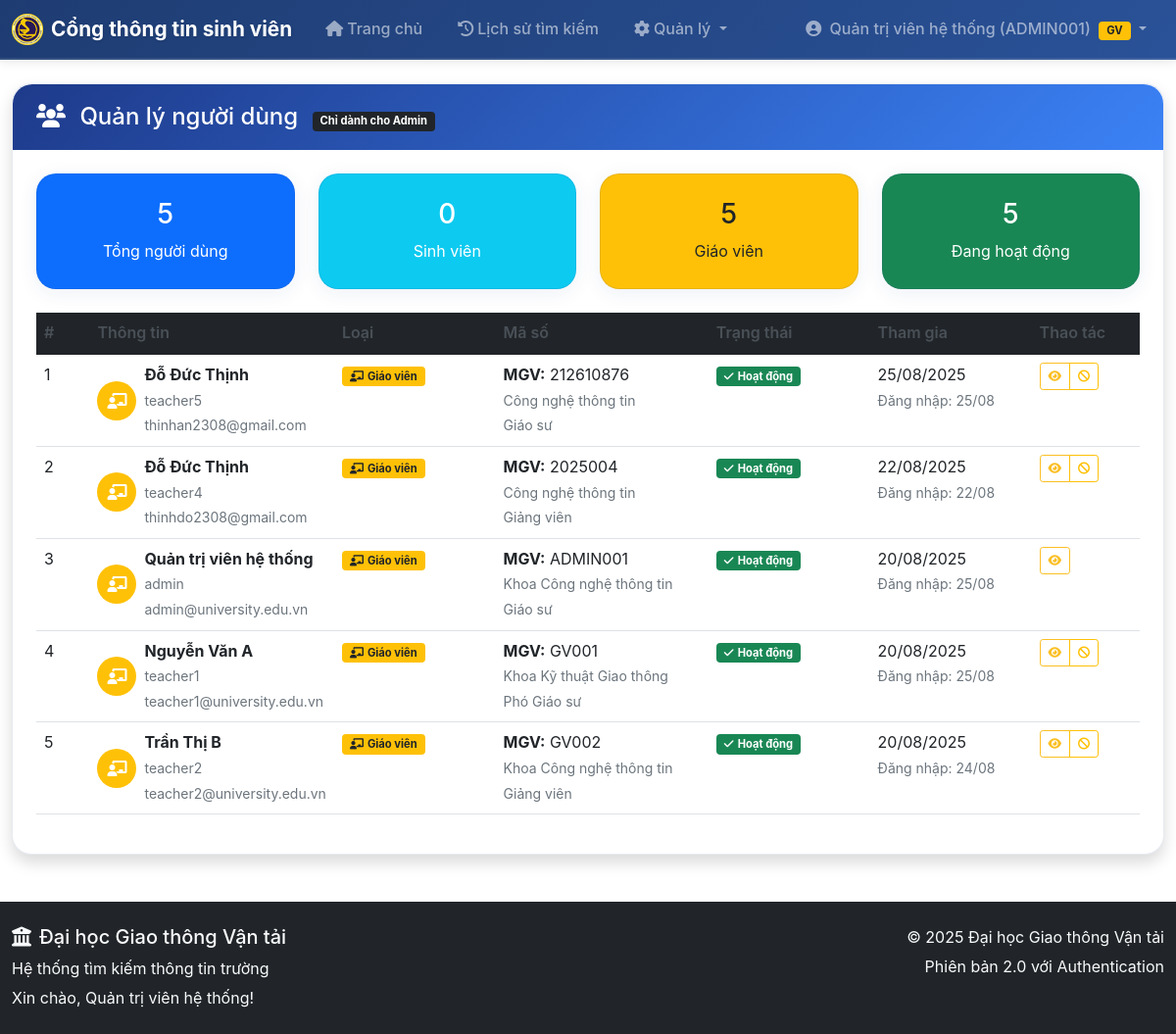
Before: /admin/users (signed in) with the older database file.
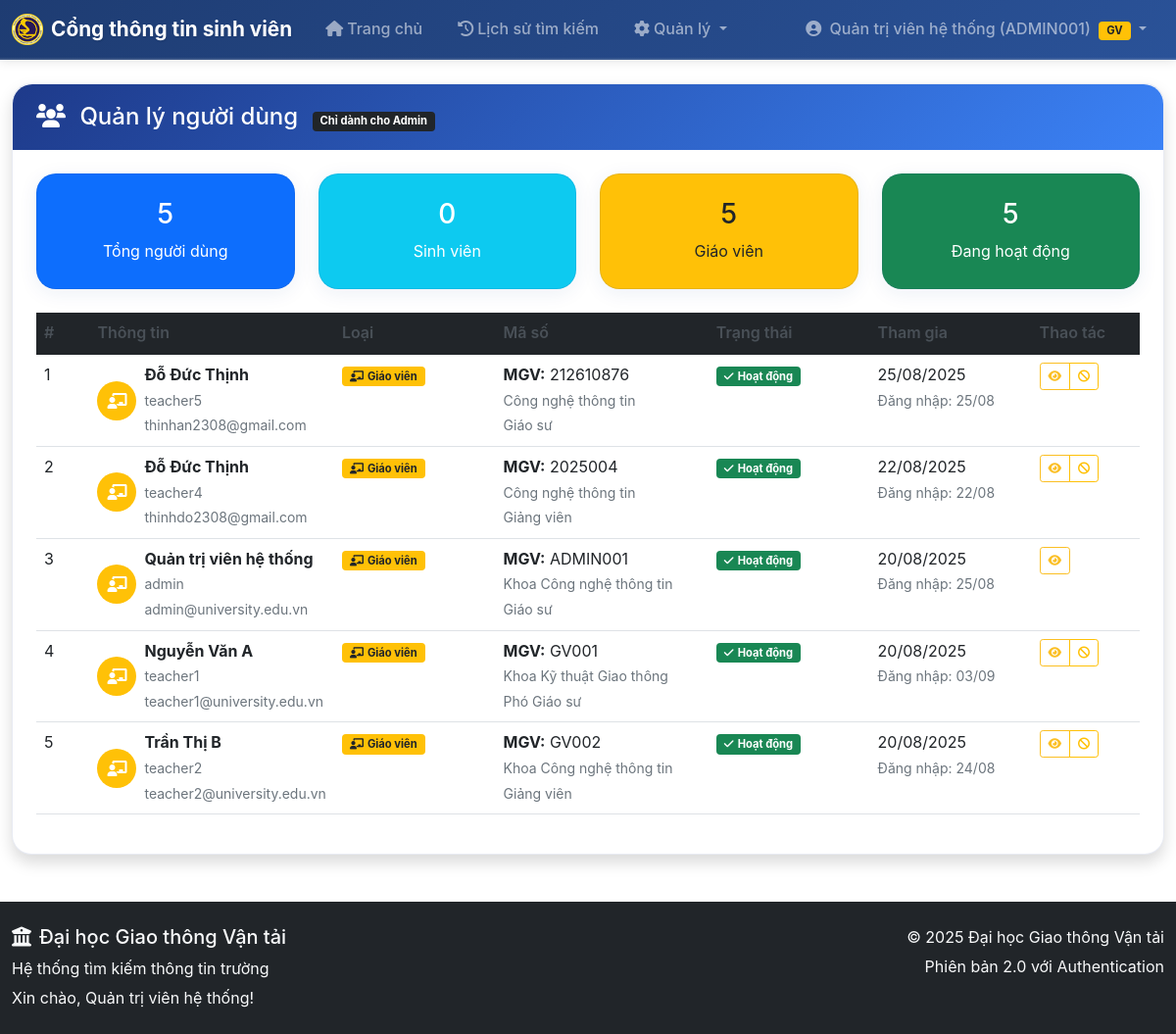
After: the same page with the newer database file.
### models.py (models this page shows, shortened)
class User(UserMixin, db.Model):
    id = db.Column(db.Integer, primary_key=True)
    username = db.Column(db.String(80), unique=True, nullable=False)
    email = db.Column(db.String(120), unique=True, nullable=False)
    password_hash = db.Column(db.String(255), nullable=False)
    full_name = db.Column(db.String(100), nullable=False)
    role = db.Column(db.String(20), nullable=False, default='teacher')
    teacher_id = db.Column(db.String(20), unique=True, nullable=True)  # Mã giáo viên
    department = db.Column(db.String(100), nullable=True)  # Khoa/Bộ môn
    position = db.Column(db.String(50), nullable=True)  # Chức vụ
    is_active = db.Column(db.Boolean, default=True, nullable=False)
    approval_status = db.Column(db.String(20), default='approved', nullable=False)  # 'pending', 'approved', 'rejected'
    created_at = db.Column(db.DateTime, default=datetime.utcnow)
    last_login = db.Column(db.DateTime, nullable=True)
    def is_teacher(self):
        return self.role == 'teacher'
    def is_admin(self):
        return self.username == 'admin' or self.role == 'admin'
    def get_display_name(self):
        if self.role == 'teacher' and self.teacher_id:
            return f"{self.full_name} ({self.teacher_id})"
        return self.full_name

### app.py (the view)
@app.route('/admin/users')
@login_required
def admin_users():
    if not current_user.is_admin():
        flash('Bạn không có quyền truy cập trang này.', 'error')
        return redirect(url_for('index'))
    page = request.args.get('page', 1, type=int)
    per_page = 20
    users = User.query.order_by(User.created_at.desc()) \
        .paginate(page=page, per_page=per_page, error_out=False)
    return render_template('admin/users.html', users=users)

### templates/admin/users.html (shortened to what this page needs)
{% extends "base.html" %}
{% block content %}
<div class="row">
    <div class="col-12">
        <div class="card shadow">
            <div class="card-header bg-warning text-dark">
                <h4 class="mb-0">
                    <i class="fas fa-users me-2"></i>
                    Quản lý người dùng
                    <span class="badge bg-dark ms-2">Chỉ dành cho Admin</span>
                </h4>
            </div>
            <div class="card-body">
                {% if users.items %}
                    <div class="row mb-4">
                        <div class="col-md-3">
                            <div class="card bg-primary text-white">
                                <div class="card-body text-center">
                                    <h3>{{ users.total }}</h3>
                                    <p class="mb-0">Tổng người dùng</p>
                                </div>
                            </div>
                        </div>
                        <div class="col-md-3">
                            <div class="card bg-info text-white">
                                <div class="card-body text-center">
                                    <h3>{{ users.items|selectattr('role', 'eq', 'student')|list|length }}</h3>
                                    <p class="mb-0">Sinh viên</p>
                                </div>
                            </div>
                        </div>
                        <div class="col-md-3">
                            <div class="card bg-warning text-dark">
                                <div class="card-body text-center">
                                    <h3>{{ users.items|selectattr('role', 'eq', 'teacher')|list|length }}</h3>
                                    <p class="mb-0">Giáo viên</p>
                                </div>
                            </div>
                        </div>
                        <div class="col-md-3">
                            <div class="card bg-success text-white">
                                <div class="card-body text-center">
                                    <h3>{{ users.items|selectattr('is_active', 'eq', true)|list|length }}</h3>
                                    <p class="mb-0">Đang hoạt động</p>
                                </div>
                            </div>
                        </div>
                    </div>
                    <div class="table-responsive">
                        <table class="table table-hover">
                            <thead class="table-dark">
                                <tr>
                                    <th width="5%">#</th>
                                    <th width="20%">Thông tin</th>
                                    <th width="15%">Loại</th>
                                    <th width="20%">Mã số</th>
                                    <th width="15%">Trạng thái</th>
                                    <th width="15%">Tham gia</th>
                                    <th width="10%">Thao tác</th>
                                </tr>
                            </thead>
                            <tbody>
                                {% for user in users.items %}
                                <tr class="{{ 'table-warning' if not user.is_active else '' }}">
                                    <td>{{ loop.index + (users.page - 1) * users.per_page }}</td>
                                    <td>
                                        <div class="d-flex align-items-center">
                                            <div class="avatar-sm bg-{{ 'warning' if user.is_teacher() else 'primary' }} text-white rounded-circle me-2 d-flex align-items-center justify-content-center">
                                                <i class="fas fa-{{ 'chalkboard-teacher' if user.is_teacher() else 'graduation-cap' }}"></i>
                                            </div>
                                            <div>
                                                <div class="fw-bold">{{ user.full_name }}</div>
                                                <small class="text-muted">{{ user.username }}</small><br>
                                                <small class="text-muted">{{ user.email }}</small>
                                            </div>
                                        </div>
                                    </td>
                                    <td>
                                        <span class="badge bg-warning text-dark">
                                            <i class="fas fa-chalkboard-teacher me-1"></i>Giáo viên
                                        </span>
                                    </td>
                                    <td>
                                        <div>
                                            <strong>MGV:</strong> {{ user.teacher_id or 'Chưa cập nhật' }}<br>
                                            <small class="text-muted">{{ user.department or 'Chưa cập nhật' }}</small><br>
                                            <small class="text-muted">
                                                {% if user.position == 'giang_vien' %}Giảng viên
                                                {% elif user.position == 'pho_giao_su' %}Phó Giáo sư
                                                {% elif user.position == 'giao_su' %}Giáo sư
                                                {% elif user.position == 'truong_khoa' %}Trưởng khoa
                                                {% elif user.position == 'pho_truong_khoa' %}Phó Trưởng khoa
                                                {% elif user.position == 'truong_bo_mon' %}Trưởng bộ môn
                                                {% else %}{{ user.position or 'Chưa cập nhật' }}{% endif %}
                                            </small>
                                        </div>
                                    </td>
                                    <td>
                                        {% if user.is_active %}
                                            <span class="badge bg-success">
                                                <i class="fas fa-check me-1"></i>Hoạt động
                                            </span>
                                        {% else %}
                                            <span class="badge bg-danger">
                                                <i class="fas fa-times me-1"></i>Vô hiệu hóa
                                            </span>
                                        {% endif %}
                                    </td>
                                    <td>
                                        <div class="text-nowrap">
                                            {{ user.created_at.strftime('%d/%m/%Y') if user.created_at else 'N/A' }}
                                        </div>
                                        {% if user.last_login %}
                                        <small class="text-muted">
                                            Đăng nhập: {{ user.last_login.strftime('%d/%m') }}
                                        </small>
                                        {% else %}
                                        <small class="text-muted">Chưa đăng nhập</small>
                                        {% endif %}
                                    </td>
                                    <td>
                                        <div class="btn-group btn-group-sm" role="group">
                                            <button type="button"
                                                    class="btn btn-outline-info btn-sm"
                                                    data-bs-toggle="modal"
                                                    data-bs-target="#userDetailModal"
                                                    data-user-id="{{ user.id }}"
                                                    title="Xem chi tiết">
                                                <i class="fas fa-eye"></i>
                                            </button>
                                            {% if user.id != current_user.id %}
                                            <button type="button"
                                                    class="btn btn-outline-{{ 'success' if not user.is_active else 'warning' }} btn-sm toggle-user-btn"
                                                    data-user-id="{{ user.id }}"
                                                    data-current-status="{{ user.is_active }}"
                                                    title="{{ 'Kích hoạt' if not user.is_active else 'Vô hiệu hóa' }}">
                                                <i class="fas fa-{{ 'check' if not user.is_active else 'ban' }}"></i>
                                            </button>
                                            {% endif %}
                                        </div>
                                    </td>
                                </tr>
                                {% endfor %}
                            </tbody>
                        </table>
                    </div>
                {% endif %}
            </div>
        </div>
    </div>
</div>
{% endblock %}

### templates/base.html (shortened to what this page needs)
<!DOCTYPE html>
<html lang="vi">
<head>
    <link href="https://cdn.jsdelivr.net/npm/bootstrap@5.1.3/dist/css/bootstrap.min.css" rel="stylesheet">
    <link rel="stylesheet" href="https://cdnjs.cloudflare.com/ajax/libs/font-awesome/6.0.0/css/all.min.css">
    <link rel="stylesheet" href="{{ url_for('static', filename='css/style.css') }}">
</head>
<body>
    <nav class="navbar navbar-expand-lg navbar-dark" style="background: linear-gradient(135deg, #1e3c72 0%, #2a5298 100%);">
        <div class="container">
            <a class="navbar-brand fw-bold d-flex align-items-center" href="{{ url_for('index') }}">
                <img src="{{ url_for('static', filename='img/logo.png') }}" alt="Logo" width="32" height="32" class="me-2">
                Cổng thông tin sinh viên
            </a>
            <div class="collapse navbar-collapse" id="navbarNav">
                <ul class="navbar-nav me-auto">
                    <li class="nav-item">
                        <a class="nav-link px-3" href="{{ url_for('index') }}">
                            <i class="fas fa-home me-1"></i>Trang chủ
                        </a>
                    </li>
                    {% if current_user.is_authenticated %}
                        <li class="nav-item">
                            <a class="nav-link px-3" href="{{ url_for('search_history') }}">
                                <i class="fas fa-history me-1"></i>Lịch sử tìm kiếm
                            </a>
                        </li>
                        {% if current_user.is_admin() %}
                        <li class="nav-item dropdown">
                            <a class="nav-link dropdown-toggle px-3" href="#" id="adminDropdown" role="button" data-bs-toggle="dropdown">
                                <i class="fas fa-cog me-1"></i>Quản lý
                            </a>
                        </li>
                        {% elif current_user.is_authenticated and current_user.is_teacher() %}
                        <li class="nav-item">
                            <a class="nav-link px-3" href="{{ url_for('admin_documents') }}">
                                <i class="fas fa-database me-1"></i>Quản lý dữ liệu
                            </a>
                        </li>
                        {% endif %}
                    {% endif %}
                </ul>
                <ul class="navbar-nav">
                    {% if current_user.is_authenticated %}
                        <li class="nav-item dropdown">
                            <a class="nav-link dropdown-toggle px-3" href="#" id="navbarDropdown" role="button" data-bs-toggle="dropdown">
                                <i class="fas fa-user-circle me-1"></i>
                                {{ current_user.get_display_name() }}
                                {% if current_user.is_authenticated and current_user.is_teacher() %}
                                    <span class="badge bg-warning text-dark ms-1">GV</span>
                                {% endif %}
                            </a>
                        </li>
                    {% endif %}
                </ul>
            </div>
        </div>
    </nav>
    <main class="container mt-4">
        {% block content %}{% endblock %}
    </main>
    <footer class="bg-dark text-light py-4 mt-5">
        <div class="container">
            <div class="row">
                <div class="col-md-6">
                    <h5><i class="fas fa-university me-2"></i>Đại học Giao thông Vận tải</h5>
                    <p class="mb-1">Hệ thống tìm kiếm thông tin trường</p>
                    <p class="mb-0">
                        {% if current_user.is_authenticated %}
                            Xin chào, {{ current_user.full_name }}!
                        {% else %}
                            Tìm kiếm mở cho tất cả mọi người - Không cần đăng nhập
                        {% endif %}
                    </p>
                </div>
                <div class="col-md-6 text-md-end">
                    <p class="mb-1">© 2025 Đại học Giao thông Vận tải</p>
                    <p class="mb-0">Phiên bản 2.0 với Authentication</p>
                </div>
            </div>
        </div>
    </footer>
</body>
</html>

Changed rows visible on the page:
changed User "Nguyễn Văn A": last_login "25/08" → "03/09"
